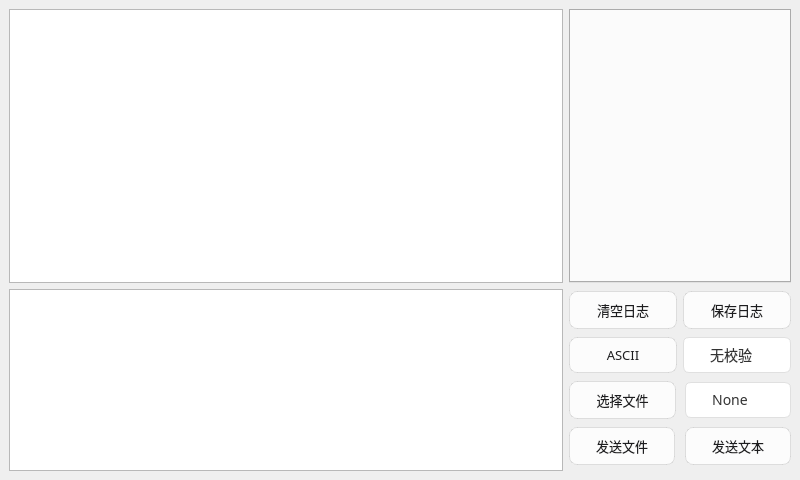
<?xml version="1.0" encoding="UTF-8"?>
<ui version="4.0">
 <class>MainWindow</class>
 <widget class="QMainWindow" name="MainWindow">
  <property name="geometry">
   <rect>
    <x>0</x>
    <y>0</y>
    <width>800</width>
    <height>480</height>
   </rect>
  </property>
  <property name="font">
   <font>
    <family>微软雅黑</family>
   </font>
  </property>
  <property name="windowTitle">
   <string>MainWindow</string>
  </property>
  <widget class="QWidget" name="centralwidget">
   <layout class="QVBoxLayout" name="verticalLayout_3">
    <item>
     <layout class="QVBoxLayout" name="verticalLayout_2" stretch="3,2">
      <item>
       <layout class="QHBoxLayout" name="horizontalLayout" stretch="5,2">
        <item>
         <widget class="QTextBrowser" name="textBrowser"/>
        </item>
        <item>
         <widget class="QTabWidget" name="tabWidget"/>
        </item>
       </layout>
      </item>
      <item>
       <layout class="QHBoxLayout" name="horizontalLayout_6" stretch="5,2">
        <item>
         <widget class="QTextEdit" name="textEdit"/>
        </item>
        <item>
         <layout class="QVBoxLayout" name="verticalLayout">
          <item>
           <layout class="QHBoxLayout" name="horizontalLayout_2">
            <item>
             <widget class="QPushButton" name="clearLog">
              <property name="styleSheet">
               <string notr="true">QPushButton {
    background-color: rgba(255, 255, 255, 0.8);
    color: #1d1d1f;
    border: 1px solid rgba(0, 0, 0, 0.1);
    border-radius: 8px;
    font-size: 13px;
    padding: 8px 16px;
}

QPushButton:hover {
    background-color: rgba(255, 255, 255, 0.9);
    border-color: rgba(0, 0, 0, 0.15);
}

QPushButton:pressed {
    background-color: rgba(245, 245, 247, 0.9);
}</string>
              </property>
              <property name="text">
               <string>清空日志</string>
              </property>
             </widget>
            </item>
            <item>
             <widget class="QPushButton" name="saveLog">
              <property name="styleSheet">
               <string notr="true">QPushButton {
    background-color: rgba(255, 255, 255, 0.8);
    color: #1d1d1f;
    border: 1px solid rgba(0, 0, 0, 0.1);
    border-radius: 8px;
    font-size: 13px;
    padding: 8px 16px;
}

QPushButton:hover {
    background-color: rgba(255, 255, 255, 0.9);
    border-color: rgba(0, 0, 0, 0.15);
}

QPushButton:pressed {
    background-color: rgba(245, 245, 247, 0.9);
}</string>
              </property>
              <property name="text">
               <string>保存日志</string>
              </property>
             </widget>
            </item>
           </layout>
          </item>
          <item>
           <layout class="QHBoxLayout" name="horizontalLayout_3">
            <item>
             <widget class="QPushButton" name="hexBtn">
              <property name="styleSheet">
               <string notr="true">QPushButton {
    background-color: rgba(255, 255, 255, 0.8);
    color: #1d1d1f;
    border: 1px solid rgba(0, 0, 0, 0.1);
    border-radius: 8px;
    font-size: 13px;
    padding: 8px 16px;
}

QPushButton:hover {
    background-color: rgba(255, 255, 255, 0.9);
    border-color: rgba(0, 0, 0, 0.15);
}

QPushButton:pressed {
    background-color: rgba(245, 245, 247, 0.9);
}</string>
              </property>
              <property name="text">
               <string>ASCII</string>
              </property>
             </widget>
            </item>
            <item>
             <widget class="QComboBox" name="checkBox">
              <property name="font">
               <font>
                <family>微软雅黑</family>
                <pointsize>-1</pointsize>
               </font>
              </property>
              <property name="styleSheet">
               <string notr="true">/* 统一所有输入框（QLineEdit + QComboBox）的样式 */
 QComboBox {
    background-color: #ffffff;
    border: 1px solid #e0e0e0;
    border-radius: 6px;
    padding: 6px 8px;
    font-size: 14px;
    color: #333333;
}

/* 彻底隐藏QComboBox下拉区域：宽度设为0，无任何交互 */
QComboBox::drop-down {
    border: none;
    background-color: transparent;
    width: 0px; /* 关键：将下拉区域宽度设为0，视觉上完全消失 */
}
QComboBox::down-arrow {
    image: none; /* 清空箭头图标，避免资源加载警告 */
    width: 0px;
    height: 0px;
}

/* 可选：QComboBox 编辑区域文字居中（兼容可编辑场景） */
QComboBox QAbstractItemView {
    text-align: center;
    alignment: AlignCenter;
}</string>
              </property>
              <property name="editable">
               <bool>false</bool>
              </property>
              <item>
               <property name="text">
                <string>     无校验</string>
               </property>
              </item>
              <item>
               <property name="text">
                <string>     校验和</string>
               </property>
              </item>
              <item>
               <property name="text">
                <string>     异或校验</string>
               </property>
              </item>
              <item>
               <property name="text">
                <string>     CRC16</string>
               </property>
              </item>
             </widget>
            </item>
           </layout>
          </item>
          <item>
           <layout class="QHBoxLayout" name="horizontalLayout_4" stretch="1,1">
            <property name="spacing">
             <number>9</number>
            </property>
            <item>
             <widget class="QPushButton" name="selectFile">
              <property name="sizePolicy">
               <sizepolicy hsizetype="Ignored" vsizetype="Fixed">
                <horstretch>0</horstretch>
                <verstretch>0</verstretch>
               </sizepolicy>
              </property>
              <property name="styleSheet">
               <string notr="true">QPushButton {
    background-color: rgba(255, 255, 255, 0.8);
    color: #1d1d1f;
    border: 1px solid rgba(0, 0, 0, 0.1);
    border-radius: 8px;
    font-size: 13px;
    padding: 8px 16px;
}

QPushButton:hover {
    background-color: rgba(255, 255, 255, 0.9);
    border-color: rgba(0, 0, 0, 0.15);
}

QPushButton:pressed {
    background-color: rgba(245, 245, 247, 0.9);
}</string>
              </property>
              <property name="text">
               <string>选择文件</string>
              </property>
             </widget>
            </item>
            <item>
             <widget class="QComboBox" name="ProtocolBox">
              <property name="sizePolicy">
               <sizepolicy hsizetype="Expanding" vsizetype="Fixed">
                <horstretch>0</horstretch>
                <verstretch>0</verstretch>
               </sizepolicy>
              </property>
              <property name="styleSheet">
               <string notr="true">/* 统一所有输入框（QLineEdit + QComboBox）的样式 */
 QComboBox {
    background-color: #ffffff;
    border: 1px solid #e0e0e0;
    border-radius: 6px;
    padding: 6px 8px;
    font-size: 14px;
    color: #333333;
}

/* 彻底隐藏QComboBox下拉区域：宽度设为0，无任何交互 */
QComboBox::drop-down {
    border: none;
    background-color: transparent;
    width: 0px; /* 关键：将下拉区域宽度设为0，视觉上完全消失 */
}
QComboBox::down-arrow {
    image: none; /* 清空箭头图标，避免资源加载警告 */
    width: 0px;
    height: 0px;
}

/* 可选：QComboBox 编辑区域文字居中（兼容可编辑场景） */
QComboBox QAbstractItemView {
    text-align: center;
    alignment: AlignCenter;
}</string>
              </property>
              <item>
               <property name="text">
                <string>     None</string>
               </property>
              </item>
              <item>
               <property name="text">
                <string>CRC16-2-2</string>
               </property>
              </item>
             </widget>
            </item>
           </layout>
          </item>
          <item>
           <layout class="QHBoxLayout" name="horizontalLayout_5" stretch="1,1">
            <property name="spacing">
             <number>10</number>
            </property>
            <item>
             <widget class="QPushButton" name="fileBtn">
              <property name="styleSheet">
               <string notr="true">QPushButton {
    background-color: rgba(255, 255, 255, 0.8);
    color: #1d1d1f;
    border: 1px solid rgba(0, 0, 0, 0.1);
    border-radius: 8px;
    font-size: 13px;
    padding: 8px 16px;
}

QPushButton:hover {
    background-color: rgba(255, 255, 255, 0.9);
    border-color: rgba(0, 0, 0, 0.15);
}

QPushButton:pressed {
    background-color: rgba(245, 245, 247, 0.9);
}</string>
              </property>
              <property name="text">
               <string>发送文件</string>
              </property>
             </widget>
            </item>
            <item>
             <widget class="QPushButton" name="sendBtn">
              <property name="styleSheet">
               <string notr="true">QPushButton {
    background-color: rgba(255, 255, 255, 0.8);
    color: #1d1d1f;
    border: 1px solid rgba(0, 0, 0, 0.1);
    border-radius: 8px;
    font-size: 13px;
    padding: 8px 16px;
}

QPushButton:hover {
    background-color: rgba(255, 255, 255, 0.9);
    border-color: rgba(0, 0, 0, 0.15);
}

QPushButton:pressed {
    background-color: rgba(245, 245, 247, 0.9);
}</string>
              </property>
              <property name="text">
               <string>发送文本</string>
              </property>
             </widget>
            </item>
           </layout>
          </item>
         </layout>
        </item>
       </layout>
      </item>
     </layout>
    </item>
   </layout>
  </widget>
 </widget>
 <resources/>
 <connections/>
</ui>
